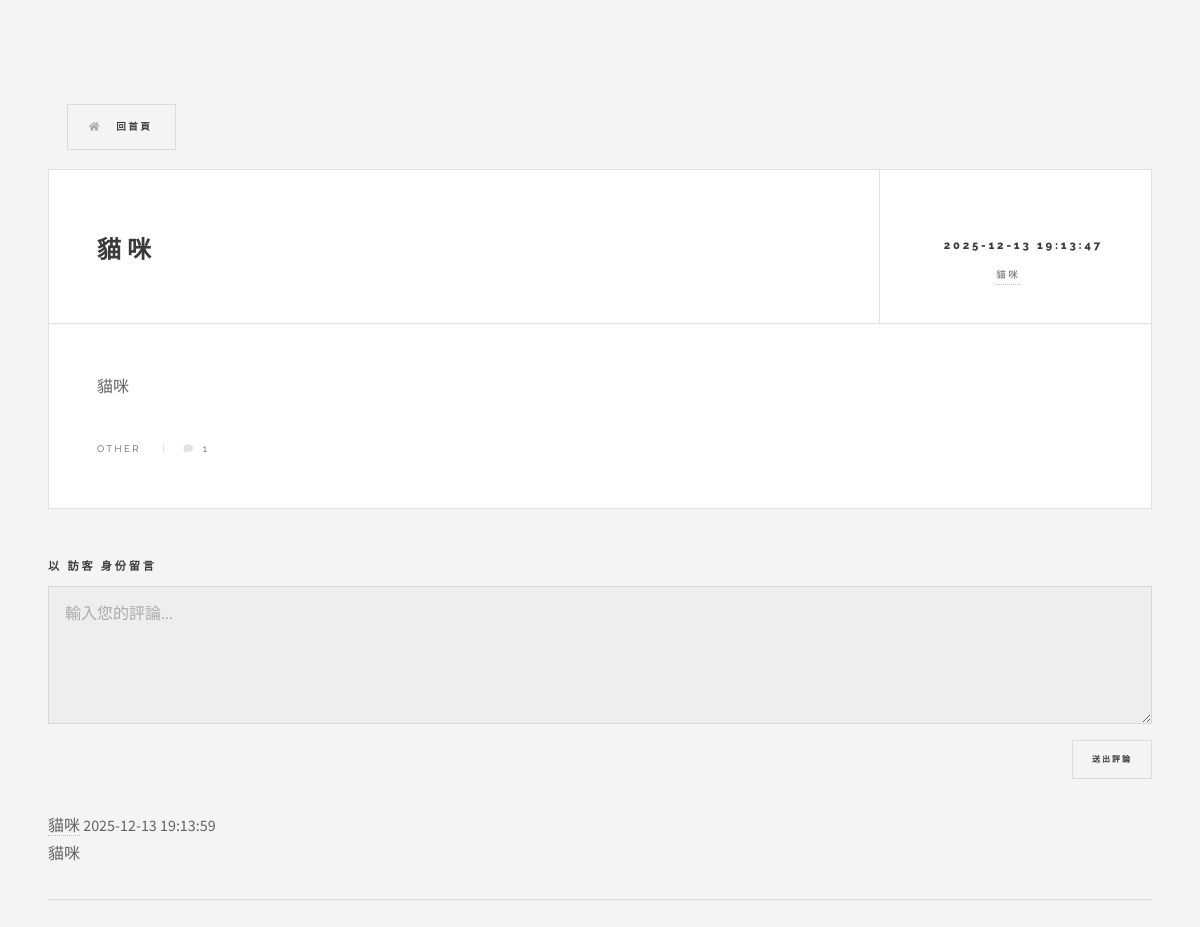
/single?article_id=9, run on an earlier commit of the app's database.
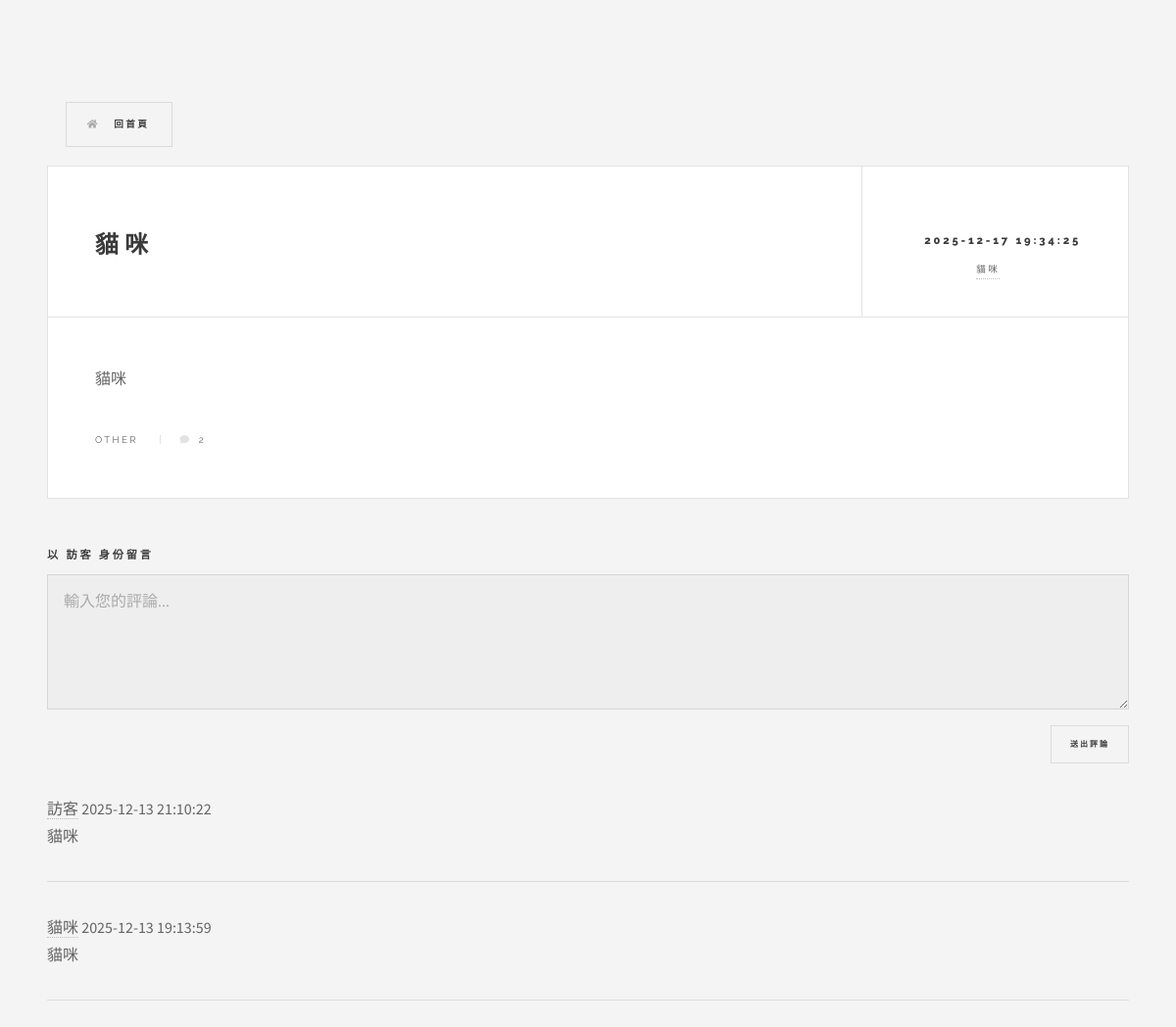
And on a later commit of the database.
### tables this page shows
CREATE TABLE data (id INTEGER PRIMARY KEY, title TEXT NOT NULL, content TEXT NOT NULL, author TEXT NOT NULL, time TEXT NOT NULL, category TEXT NOT NULL);

CREATE TABLE comment (content TEXT NOT NULL, data_id INTEGER REFERENCES data (id) NOT NULL, author TEXT NOT NULL, content_id INTEGER PRIMARY KEY, time TEXT NOT NULL);

### main.py (the view)
@app.route('/single')
def single_posts():
    article_id = request.args.get('article_id')
    article = get_article_by_id(article_id)
    comments = get_comments_by_article_id(article_id)
    current_username = session.get('username')
    return render_template('single.html', article=article,username=current_username,comments=comments)

### main.py (called while the page is built)
def get_article_by_id(article_id):
    conn = sqlite3.connect(DB_PATH)
    cursor = conn.cursor()
    query = 'SELECT id, title, content, author, time, category FROM data WHERE id = ?'
    cursor.execute(query, (article_id,))
    article = cursor.fetchone()
    conn.close()
    return article

def get_comments_by_article_id(article_id):
    conn = sqlite3.connect(DB_PATH)
    cursor = conn.cursor()
    query = """SELECT content_id, author, content, time FROM comment WHERE data_id = ? ORDER BY time DESC"""
    cursor.execute(query, (article_id,))
    comments = cursor.fetchall()
    conn.close()
    return comments

### templates/single.html (shortened to what this page needs)
<!DOCTYPE HTML>
<html>
	<head>
		<link rel="stylesheet" href="{{ url_for('static', filename='assets/css/main.css') }}" />
	</head>
	<body class="single is-preload">
		<div id="wrapper">
			<a href="{{ url_for('index') }}" class="button primary icon solid fa-home" style="margin-bottom: 2em; margin-left: 2em; display: inline-block;">
        	回首頁
    		</a>
				<div id="main">
        			{% if article %}
					<article class="post">
            			<header>
                			<div class="title">
                    			<h2 class="article-content">{{ article[1] }}</h2>
                			</div>
                			<div class="meta">
                    			<time class="published" datetime="{{ article[4] }}">{{ article[4] }}</time>
                    			<a href="{{ url_for('author_posts', author_name=article[3]) }}" class="author"><span class="name">{{ article[3] }}</span></a>
                			</div>
            			</header>
            			<p class="article-content">{{ article[2] | safe }}</p>
            			<footer>
                			<ul class="stats">
                    			<li>{{ article[5] }}</li>
                    			<li><a href="#" class="icon solid fa-comment">{{ comments | length if comments else 0 }}</a></li>
                			</ul>
            			</footer>
        			</article>
        			{% else %}
        			<p>找不到該文章或文章 ID 錯誤。</p>
        			{% endif %}
    			</div>
				<div class="comment-section">
    				{% if username %}
					<form method="POST" action="{{ url_for('post_comment', article_id=article[0]) }}">
						<h4>以 {{ username }} 身份留言</h4>
						<textarea name="comment_content" rows="4" placeholder="輸入您的評論..." required></textarea>
							<div class="form-actions">
								<button type="submit" class="button special small">送出評論</button>
							</div>
					</form>
    				{% else %}
					<form method="POST" action="{{ url_for('post_comment', article_id=article[0]) }}">
						<h4>以 訪客 身份留言</h4>
						<textarea name="comment_content" rows="4" placeholder="輸入您的評論..." required></textarea>
							<div class="form-actions">
								<button type="submit" class="button special small">送出評論</button>
							</div>
					</form>
    				{% endif %}
    				{% if comments %}
        			{% for comment in comments %}
        			<article class="comment-box">
            			<header>
                			<div class="meta">
                    		<span class="author-name">
                        		<a href="{{ url_for('author_posts', author_name=comment[1]) }}">{{ comment[1] }}</a>
                    		</span>
                    			<time class="published">{{ comment[3] }}</time>
                			</div>
            			</header>
            			<p>{{ comment[2] }}</p>
        			</article>
        			<hr> {% endfor %}
    				{% else %}
        			<p>目前沒有評論。快來搶第一個留言吧！</p>
    				{% endif %}
				</div>
	</body>
</html>

What changed in the data, as far as the page shows it:
changed data "貓咪": time "2025-12-13 19:13:47" → "2025-12-17 19:34:25"
added comment: author "訪客", time "2025-12-13 21:10:22", content "貓咪"
Also different on the page:
{{ comments | length if comments else 0 }}: "1" → "2"
